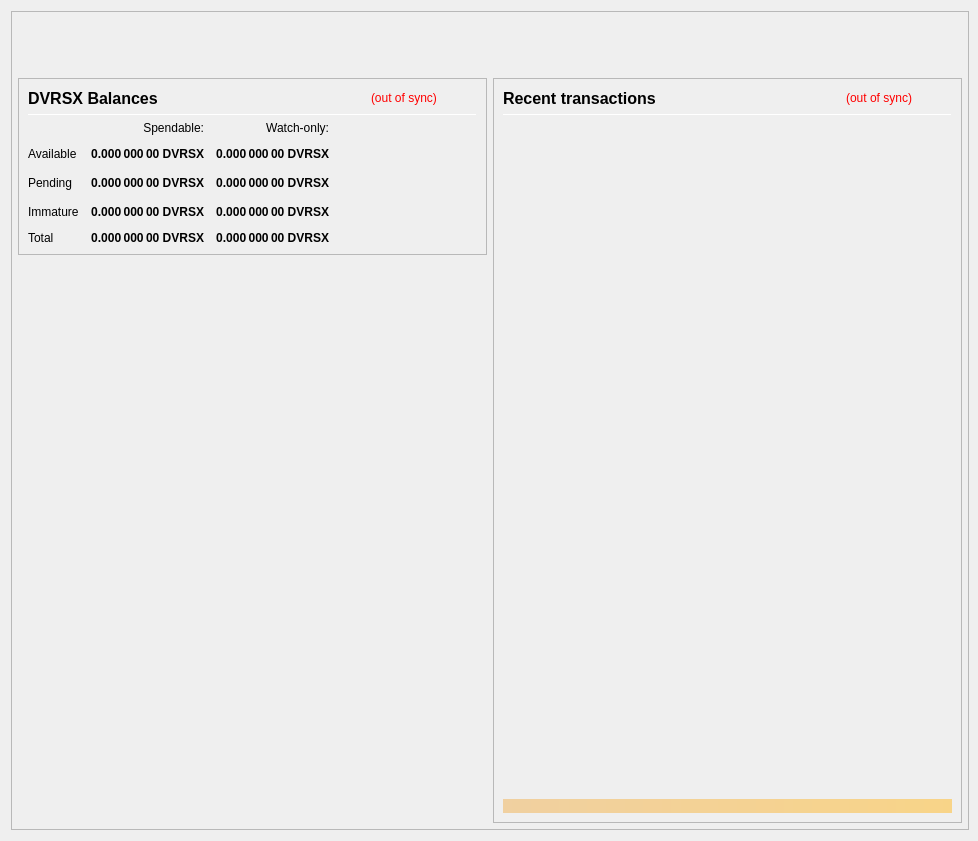
<?xml version="1.0" encoding="UTF-8"?>
<ui version="4.0">
 <class>OverviewPage</class>
 <widget class="QWidget" name="OverviewPage">
  <property name="geometry">
   <rect>
    <x>0</x>
    <y>0</y>
    <width>978</width>
    <height>841</height>
   </rect>
  </property>
  <property name="minimumSize">
   <size>
    <width>960</width>
    <height>682</height>
   </size>
  </property>
  <property name="font">
   <font>
    <weight>50</weight>
    <bold>false</bold>
   </font>
  </property>
  <property name="windowTitle">
   <string>Form</string>
  </property>
  <layout class="QVBoxLayout" name="topLayout" stretch="0">
   <property name="rightMargin">
    <number>9</number>
   </property>
   <item>
    <widget class="QFrame" name="frame_BG">
     <property name="minimumSize">
      <size>
       <width>850</width>
       <height>610</height>
      </size>
     </property>
     <property name="maximumSize">
      <size>
       <width>16777215</width>
       <height>16777215</height>
      </size>
     </property>
     <property name="frameShape">
      <enum>QFrame::StyledPanel</enum>
     </property>
     <property name="frameShadow">
      <enum>QFrame::Raised</enum>
     </property>
     <layout class="QVBoxLayout" name="verticalLayout_3" stretch="0">
      <property name="leftMargin">
       <number>0</number>
      </property>
      <property name="topMargin">
       <number>0</number>
      </property>
      <property name="rightMargin">
       <number>0</number>
      </property>
      <property name="bottomMargin">
       <number>6</number>
      </property>
      <item>
       <layout class="QVBoxLayout" name="verticalLayout_Master" stretch="0,1">
        <property name="leftMargin">
         <number>0</number>
        </property>
        <property name="topMargin">
         <number>0</number>
        </property>
        <property name="rightMargin">
         <number>0</number>
        </property>
        <property name="bottomMargin">
         <number>0</number>
        </property>
        <item>
         <widget class="QFrame" name="frame_Header">
          <layout class="QVBoxLayout" name="verticalLayout_Header" stretch="0">
           <property name="leftMargin">
            <number>0</number>
           </property>
           <property name="topMargin">
            <number>0</number>
           </property>
           <property name="rightMargin">
            <number>0</number>
           </property>
           <property name="bottomMargin">
            <number>0</number>
           </property>
           <item>
            <layout class="QHBoxLayout" name="horizontalLayout_Header" stretch="1,0">
             <property name="spacing">
              <number>6</number>
             </property>
             <item>
              <spacer name="horizontalSpacer_Header">
               <property name="orientation">
                <enum>Qt::Horizontal</enum>
               </property>
               <property name="sizeHint" stdset="0">
                <size>
                 <width>40</width>
                 <height>20</height>
                </size>
               </property>
              </spacer>
             </item>
             <item>
              <widget class="QLabel" name="labelOverviewHeaderRight">
               <property name="minimumSize">
                <size>
                 <width>464</width>
                 <height>60</height>
                </size>
               </property>
               <property name="maximumSize">
                <size>
                 <width>16777215</width>
                 <height>60</height>
                </size>
               </property>
               <property name="font">
                <font>
                 <pointsize>14</pointsize>
                </font>
               </property>
               <property name="text">
                <string/>
               </property>
               <property name="alignment">
                <set>Qt::AlignRight|Qt::AlignTrailing|Qt::AlignVCenter</set>
               </property>
              </widget>
             </item>
            </layout>
           </item>
          </layout>
         </widget>
        </item>
        <item>
         <widget class="QFrame" name="frame_Content">
          <layout class="QVBoxLayout" name="verticalLayout_Content">
           <property name="leftMargin">
            <number>6</number>
           </property>
           <property name="topMargin">
            <number>0</number>
           </property>
           <property name="rightMargin">
            <number>6</number>
           </property>
           <property name="bottomMargin">
            <number>0</number>
           </property>
           <item>
            <layout class="QHBoxLayout" name="horizontalLayout_Content" stretch="1,1">
             <property name="spacing">
              <number>6</number>
             </property>
             <item>
              <layout class="QVBoxLayout" name="verticalLayout_left" stretch="0,0">
               <item>
                <widget class="QFrame" name="frameBalances">
                 <property name="frameShape">
                  <enum>QFrame::StyledPanel</enum>
                 </property>
                 <property name="frameShadow">
                  <enum>QFrame::Raised</enum>
                 </property>
                 <layout class="QVBoxLayout" name="verticalLayout_4">
                  <item>
                   <layout class="QHBoxLayout" name="hlBalancesHeader" stretch="2,0,0">
                    <property name="spacing">
                     <number>6</number>
                    </property>
                    <item>
                     <widget class="QLabel" name="labelBalances">
                      <property name="minimumSize">
                       <size>
                        <width>0</width>
                        <height>0</height>
                       </size>
                      </property>
                      <property name="font">
                       <font>
                        <pointsize>12</pointsize>
                        <weight>75</weight>
                        <bold>true</bold>
                       </font>
                      </property>
                      <property name="text">
                       <string>DVRSX Balances</string>
                      </property>
                     </widget>
                    </item>
                    <item>
                     <widget class="QLabel" name="labelWalletStatus">
                      <property name="cursor">
                       <cursorShape>WhatsThisCursor</cursorShape>
                      </property>
                      <property name="toolTip">
                       <string>The displayed information may be out of date. Your wallet automatically synchronizes with the DiverseX network after a connection is established, but this process has not completed yet.</string>
                      </property>
                      <property name="styleSheet">
                       <string notr="true">QLabel { color: red; }</string>
                      </property>
                      <property name="text">
                       <string notr="true">(out of sync)</string>
                      </property>
                      <property name="alignment">
                       <set>Qt::AlignLeading|Qt::AlignLeft|Qt::AlignVCenter</set>
                      </property>
                     </widget>
                    </item>
                    <item>
                     <spacer name="hsBalancesHeader">
                      <property name="orientation">
                       <enum>Qt::Horizontal</enum>
                      </property>
                      <property name="sizeHint" stdset="0">
                       <size>
                        <width>40</width>
                        <height>20</height>
                       </size>
                      </property>
                     </spacer>
                    </item>
                   </layout>
                  </item>
                  <item>
                   <widget class="Line" name="lineBalances">
                    <property name="minimumSize">
                     <size>
                      <width>0</width>
                      <height>1</height>
                     </size>
                    </property>
                    <property name="maximumSize">
                     <size>
                      <width>16777215</width>
                      <height>1</height>
                     </size>
                    </property>
                    <property name="orientation">
                     <enum>Qt::Horizontal</enum>
                    </property>
                   </widget>
                  </item>
                  <item>
                   <layout class="QGridLayout" name="gridLayout">
                    <property name="spacing">
                     <number>12</number>
                    </property>
                    <item row="2" column="2">
                     <widget class="QLabel" name="labelWatchPending">
                      <property name="font">
                       <font>
                        <weight>75</weight>
                        <bold>true</bold>
                       </font>
                      </property>
                      <property name="cursor">
                       <cursorShape>ArrowCursor</cursorShape>
                      </property>
                      <property name="toolTip">
                       <string>Unconfirmed transactions to watch-only addresses</string>
                      </property>
                      <property name="text">
                       <string notr="true">0.000 000 00 DVRSX</string>
                      </property>
                      <property name="alignment">
                       <set>Qt::AlignRight|Qt::AlignTrailing|Qt::AlignVCenter</set>
                      </property>
                      <property name="textInteractionFlags">
                       <set>Qt::NoTextInteraction</set>
                      </property>
                     </widget>
                    </item>
                    <item row="2" column="1">
                     <widget class="QLabel" name="labelUnconfirmed">
                      <property name="font">
                       <font>
                        <weight>75</weight>
                        <bold>true</bold>
                       </font>
                      </property>
                      <property name="cursor">
                       <cursorShape>ArrowCursor</cursorShape>
                      </property>
                      <property name="toolTip">
                       <string>Total of transactions that have yet to be confirmed, and do not yet count toward the spendable balance</string>
                      </property>
                      <property name="text">
                       <string notr="true">0.000 000 00 DVRSX</string>
                      </property>
                      <property name="alignment">
                       <set>Qt::AlignRight|Qt::AlignTrailing|Qt::AlignVCenter</set>
                      </property>
                      <property name="textInteractionFlags">
                       <set>Qt::NoTextInteraction</set>
                      </property>
                     </widget>
                    </item>
                    <item row="3" column="2">
                     <widget class="QLabel" name="labelWatchImmature">
                      <property name="font">
                       <font>
                        <weight>75</weight>
                        <bold>true</bold>
                       </font>
                      </property>
                      <property name="cursor">
                       <cursorShape>ArrowCursor</cursorShape>
                      </property>
                      <property name="toolTip">
                       <string>Staked or masternode rewards in watch-only addresses that has not yet matured</string>
                      </property>
                      <property name="text">
                       <string notr="true">0.000 000 00 DVRSX</string>
                      </property>
                      <property name="alignment">
                       <set>Qt::AlignRight|Qt::AlignTrailing|Qt::AlignVCenter</set>
                      </property>
                      <property name="textInteractionFlags">
                       <set>Qt::NoTextInteraction</set>
                      </property>
                     </widget>
                    </item>
                    <item row="4" column="0">
                     <widget class="QLabel" name="labelTotalText">
                      <property name="text">
                       <string>Total</string>
                      </property>
                      <property name="textInteractionFlags">
                       <set>Qt::NoTextInteraction</set>
                      </property>
                     </widget>
                    </item>
                    <item row="3" column="1">
                     <widget class="QLabel" name="labelImmature">
                      <property name="font">
                       <font>
                        <weight>75</weight>
                        <bold>true</bold>
                       </font>
                      </property>
                      <property name="cursor">
                       <cursorShape>ArrowCursor</cursorShape>
                      </property>
                      <property name="toolTip">
                       <string>Staked or masternode rewards that has not yet matured</string>
                      </property>
                      <property name="text">
                       <string notr="true">0.000 000 00 DVRSX</string>
                      </property>
                      <property name="alignment">
                       <set>Qt::AlignRight|Qt::AlignTrailing|Qt::AlignVCenter</set>
                      </property>
                      <property name="textInteractionFlags">
                       <set>Qt::NoTextInteraction</set>
                      </property>
                     </widget>
                    </item>
                    <item row="2" column="3">
                     <spacer name="hsBalances">
                      <property name="orientation">
                       <enum>Qt::Horizontal</enum>
                      </property>
                      <property name="sizeHint" stdset="0">
                       <size>
                        <width>40</width>
                        <height>20</height>
                       </size>
                      </property>
                     </spacer>
                    </item>
                    <item row="3" column="0">
                     <widget class="QLabel" name="labelImmatureText">
                      <property name="text">
                       <string>Immature</string>
                      </property>
                      <property name="textInteractionFlags">
                       <set>Qt::NoTextInteraction</set>
                      </property>
                     </widget>
                    </item>
                    <item row="4" column="1">
                     <widget class="QLabel" name="labelTotal">
                      <property name="font">
                       <font>
                        <weight>75</weight>
                        <bold>true</bold>
                       </font>
                      </property>
                      <property name="cursor">
                       <cursorShape>ArrowCursor</cursorShape>
                      </property>
                      <property name="toolTip">
                       <string>Your current total balance</string>
                      </property>
                      <property name="text">
                       <string notr="true">0.000 000 00 DVRSX</string>
                      </property>
                      <property name="alignment">
                       <set>Qt::AlignRight|Qt::AlignTrailing|Qt::AlignVCenter</set>
                      </property>
                      <property name="textInteractionFlags">
                       <set>Qt::NoTextInteraction</set>
                      </property>
                     </widget>
                    </item>
                    <item row="4" column="2">
                     <widget class="QLabel" name="labelWatchTotal">
                      <property name="font">
                       <font>
                        <weight>75</weight>
                        <bold>true</bold>
                       </font>
                      </property>
                      <property name="cursor">
                       <cursorShape>ArrowCursor</cursorShape>
                      </property>
                      <property name="toolTip">
                       <string>Current total balance in watch-only addresses</string>
                      </property>
                      <property name="text">
                       <string notr="true">0.000 000 00 DVRSX</string>
                      </property>
                      <property name="alignment">
                       <set>Qt::AlignRight|Qt::AlignTrailing|Qt::AlignVCenter</set>
                      </property>
                      <property name="textInteractionFlags">
                       <set>Qt::NoTextInteraction</set>
                      </property>
                     </widget>
                    </item>
                    <item row="0" column="2">
                     <widget class="QLabel" name="labelWatchonly">
                      <property name="text">
                       <string>Watch-only:</string>
                      </property>
                      <property name="alignment">
                       <set>Qt::AlignRight|Qt::AlignTrailing|Qt::AlignVCenter</set>
                      </property>
                     </widget>
                    </item>
                    <item row="1" column="0">
                     <widget class="QLabel" name="labelBalanceText">
                      <property name="text">
                       <string>Available</string>
                      </property>
                      <property name="textInteractionFlags">
                       <set>Qt::NoTextInteraction</set>
                      </property>
                     </widget>
                    </item>
                    <item row="1" column="1">
                     <widget class="QLabel" name="labelBalance">
                      <property name="font">
                       <font>
                        <weight>75</weight>
                        <bold>true</bold>
                       </font>
                      </property>
                      <property name="cursor">
                       <cursorShape>ArrowCursor</cursorShape>
                      </property>
                      <property name="toolTip">
                       <string>Your current spendable balance</string>
                      </property>
                      <property name="text">
                       <string notr="true">0.000 000 00 DVRSX</string>
                      </property>
                      <property name="alignment">
                       <set>Qt::AlignRight|Qt::AlignTrailing|Qt::AlignVCenter</set>
                      </property>
                      <property name="textInteractionFlags">
                       <set>Qt::NoTextInteraction</set>
                      </property>
                     </widget>
                    </item>
                    <item row="1" column="2">
                     <widget class="QLabel" name="labelWatchAvailable">
                      <property name="font">
                       <font>
                        <weight>75</weight>
                        <bold>true</bold>
                       </font>
                      </property>
                      <property name="cursor">
                       <cursorShape>ArrowCursor</cursorShape>
                      </property>
                      <property name="toolTip">
                       <string>Your current balance in watch-only addresses</string>
                      </property>
                      <property name="text">
                       <string notr="true">0.000 000 00 DVRSX</string>
                      </property>
                      <property name="alignment">
                       <set>Qt::AlignRight|Qt::AlignTrailing|Qt::AlignVCenter</set>
                      </property>
                      <property name="textInteractionFlags">
                       <set>Qt::NoTextInteraction</set>
                      </property>
                     </widget>
                    </item>
                    <item row="2" column="0">
                     <widget class="QLabel" name="labelPendingText">
                      <property name="text">
                       <string>Pending</string>
                      </property>
                      <property name="textInteractionFlags">
                       <set>Qt::NoTextInteraction</set>
                      </property>
                     </widget>
                    </item>
                    <item row="0" column="1">
                     <widget class="QLabel" name="labelSpendable">
                      <property name="text">
                       <string>Spendable:</string>
                      </property>
                      <property name="alignment">
                       <set>Qt::AlignRight|Qt::AlignTrailing|Qt::AlignVCenter</set>
                      </property>
                     </widget>
                    </item>
                   </layout>
                  </item>
                 </layout>
                </widget>
               </item>
               <item>
                <spacer name="verticalSpacer">
                 <property name="orientation">
                  <enum>Qt::Vertical</enum>
                 </property>
                 <property name="sizeHint" stdset="0">
                  <size>
                   <width>20</width>
                   <height>40</height>
                  </size>
                 </property>
                </spacer>
               </item>
              </layout>
             </item>
             <item>
              <layout class="QVBoxLayout" name="verticalLayout_right" stretch="1">
               <item>
                <widget class="QFrame" name="frame_RecentTransactions">
                 <property name="minimumSize">
                  <size>
                   <width>0</width>
                   <height>0</height>
                  </size>
                 </property>
                 <property name="frameShape">
                  <enum>QFrame::StyledPanel</enum>
                 </property>
                 <property name="frameShadow">
                  <enum>QFrame::Raised</enum>
                 </property>
                 <layout class="QVBoxLayout" name="verticalLayout_1" stretch="0,0,0,0,0">
                  <item>
                   <layout class="QHBoxLayout" name="horizontalLayout_2" stretch="2,0,0">
                    <property name="spacing">
                     <number>3</number>
                    </property>
                    <item>
                     <widget class="QLabel" name="label_4">
                      <property name="minimumSize">
                       <size>
                        <width>0</width>
                        <height>20</height>
                       </size>
                      </property>
                      <property name="font">
                       <font>
                        <pointsize>12</pointsize>
                        <weight>75</weight>
                        <bold>true</bold>
                       </font>
                      </property>
                      <property name="text">
                       <string>Recent transactions</string>
                      </property>
                     </widget>
                    </item>
                    <item>
                     <widget class="QLabel" name="labelTransactionsStatus">
                      <property name="cursor">
                       <cursorShape>WhatsThisCursor</cursorShape>
                      </property>
                      <property name="toolTip">
                       <string>The displayed information may be out of date. Your wallet automatically synchronizes with the DiverseX network after a connection is established, but this process has not completed yet.</string>
                      </property>
                      <property name="styleSheet">
                       <string notr="true">QLabel { color: red; }</string>
                      </property>
                      <property name="text">
                       <string notr="true">(out of sync)</string>
                      </property>
                      <property name="alignment">
                       <set>Qt::AlignRight|Qt::AlignTrailing|Qt::AlignVCenter</set>
                      </property>
                     </widget>
                    </item>
                    <item>
                     <spacer name="horizontalSpacer">
                      <property name="orientation">
                       <enum>Qt::Horizontal</enum>
                      </property>
                      <property name="sizeHint" stdset="0">
                       <size>
                        <width>40</width>
                        <height>20</height>
                       </size>
                      </property>
                     </spacer>
                    </item>
                   </layout>
                  </item>
                  <item>
                   <widget class="Line" name="line">
                    <property name="minimumSize">
                     <size>
                      <width>0</width>
                      <height>1</height>
                     </size>
                    </property>
                    <property name="maximumSize">
                     <size>
                      <width>16777215</width>
                      <height>1</height>
                     </size>
                    </property>
                    <property name="orientation">
                     <enum>Qt::Horizontal</enum>
                    </property>
                   </widget>
                  </item>
                  <item>
                   <widget class="QListView" name="listTransactions">
                    <property name="minimumSize">
                     <size>
                      <width>0</width>
                      <height>0</height>
                     </size>
                    </property>
                    <property name="styleSheet">
                     <string notr="true">QListView { background: transparent; }</string>
                    </property>
                    <property name="frameShape">
                     <enum>QFrame::NoFrame</enum>
                    </property>
                    <property name="verticalScrollBarPolicy">
                     <enum>Qt::ScrollBarAlwaysOff</enum>
                    </property>
                    <property name="horizontalScrollBarPolicy">
                     <enum>Qt::ScrollBarAlwaysOff</enum>
                    </property>
                    <property name="selectionMode">
                     <enum>QAbstractItemView::NoSelection</enum>
                    </property>
                   </widget>
                  </item>
                  <item>
                   <spacer name="verticalSpacer_2">
                    <property name="orientation">
                     <enum>Qt::Vertical</enum>
                    </property>
                    <property name="sizeType">
                     <enum>QSizePolicy::Expanding</enum>
                    </property>
                    <property name="sizeHint" stdset="0">
                     <size>
                      <width>20</width>
                      <height>40</height>
                     </size>
                    </property>
                   </spacer>
                  </item>
                  <item>
                   <widget class="QLabel" name="labelAlerts">
                    <property name="maximumSize">
                     <size>
                      <width>16777215</width>
                      <height>16777215</height>
                     </size>
                    </property>
                    <property name="styleSheet">
                     <string notr="true">background-color: qlineargradient(x1: 0, y1: 0, x2: 1, y2: 0, stop:0 #F0D0A0, stop:1 #F8D488); color:#000000;</string>
                    </property>
                    <property name="text">
                     <string/>
                    </property>
                    <property name="wordWrap">
                     <bool>true</bool>
                    </property>
                    <property name="margin">
                     <number>3</number>
                    </property>
                   </widget>
                  </item>
                 </layout>
                </widget>
               </item>
              </layout>
             </item>
            </layout>
           </item>
          </layout>
         </widget>
        </item>
       </layout>
      </item>
     </layout>
    </widget>
   </item>
  </layout>
 </widget>
 <resources/>
 <connections/>
</ui>
